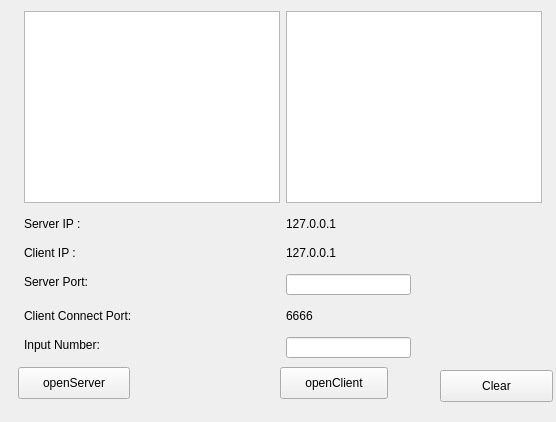
<?xml version="1.0" encoding="UTF-8"?>
<ui version="4.0">
 <class>Form</class>
 <widget class="QWidget" name="Form">
  <property name="geometry">
   <rect>
    <x>0</x>
    <y>0</y>
    <width>556</width>
    <height>422</height>
   </rect>
  </property>
  <property name="windowTitle">
   <string>Form</string>
  </property>
  <widget class="QPushButton" name="clear">
   <property name="geometry">
    <rect>
     <x>440</x>
     <y>370</y>
     <width>113</width>
     <height>32</height>
    </rect>
   </property>
   <property name="text">
    <string>Clear</string>
   </property>
  </widget>
  <widget class="QLabel" name="label_5">
   <property name="geometry">
    <rect>
     <x>286</x>
     <y>216</y>
     <width>55</width>
     <height>16</height>
    </rect>
   </property>
   <property name="text">
    <string>127.0.0.1</string>
   </property>
  </widget>
  <widget class="QLabel" name="label_3">
   <property name="geometry">
    <rect>
     <x>24</x>
     <y>245</y>
     <width>58</width>
     <height>16</height>
    </rect>
   </property>
   <property name="text">
    <string>Client IP :</string>
   </property>
  </widget>
  <widget class="QLabel" name="label_6">
   <property name="geometry">
    <rect>
     <x>286</x>
     <y>245</y>
     <width>55</width>
     <height>16</height>
    </rect>
   </property>
   <property name="text">
    <string>127.0.0.1</string>
   </property>
  </widget>
  <widget class="QLabel" name="label_2">
   <property name="geometry">
    <rect>
     <x>24</x>
     <y>274</y>
     <width>73</width>
     <height>16</height>
    </rect>
   </property>
   <property name="text">
    <string>Server Port:</string>
   </property>
  </widget>
  <widget class="QLineEdit" name="serverPort">
   <property name="geometry">
    <rect>
     <x>286</x>
     <y>274</y>
     <width>125</width>
     <height>21</height>
    </rect>
   </property>
  </widget>
  <widget class="QLabel" name="label_4">
   <property name="geometry">
    <rect>
     <x>24</x>
     <y>308</y>
     <width>123</width>
     <height>16</height>
    </rect>
   </property>
   <property name="text">
    <string>Client Connect Port:</string>
   </property>
  </widget>
  <widget class="QLabel" name="clientConnectPort">
   <property name="geometry">
    <rect>
     <x>286</x>
     <y>308</y>
     <width>33</width>
     <height>16</height>
    </rect>
   </property>
   <property name="text">
    <string>6666</string>
   </property>
  </widget>
  <widget class="QLabel" name="label_7">
   <property name="geometry">
    <rect>
     <x>24</x>
     <y>337</y>
     <width>87</width>
     <height>16</height>
    </rect>
   </property>
   <property name="text">
    <string>Input Number:</string>
   </property>
  </widget>
  <widget class="QTextBrowser" name="serverLog">
   <property name="geometry">
    <rect>
     <x>24</x>
     <y>11</y>
     <width>256</width>
     <height>192</height>
    </rect>
   </property>
  </widget>
  <widget class="QPushButton" name="openClient">
   <property name="geometry">
    <rect>
     <x>280</x>
     <y>367</y>
     <width>108</width>
     <height>32</height>
    </rect>
   </property>
   <property name="text">
    <string>openClient</string>
   </property>
  </widget>
  <widget class="QLabel" name="label">
   <property name="geometry">
    <rect>
     <x>24</x>
     <y>216</y>
     <width>63</width>
     <height>16</height>
    </rect>
   </property>
   <property name="text">
    <string>Server IP :</string>
   </property>
  </widget>
  <widget class="QPushButton" name="openServer">
   <property name="geometry">
    <rect>
     <x>18</x>
     <y>367</y>
     <width>112</width>
     <height>32</height>
    </rect>
   </property>
   <property name="text">
    <string>openServer</string>
   </property>
  </widget>
  <widget class="QTextBrowser" name="clientLog">
   <property name="geometry">
    <rect>
     <x>286</x>
     <y>11</y>
     <width>256</width>
     <height>192</height>
    </rect>
   </property>
  </widget>
  <widget class="QLineEdit" name="inputNum">
   <property name="geometry">
    <rect>
     <x>286</x>
     <y>337</y>
     <width>125</width>
     <height>21</height>
    </rect>
   </property>
  </widget>
 </widget>
 <resources/>
 <connections/>
</ui>
